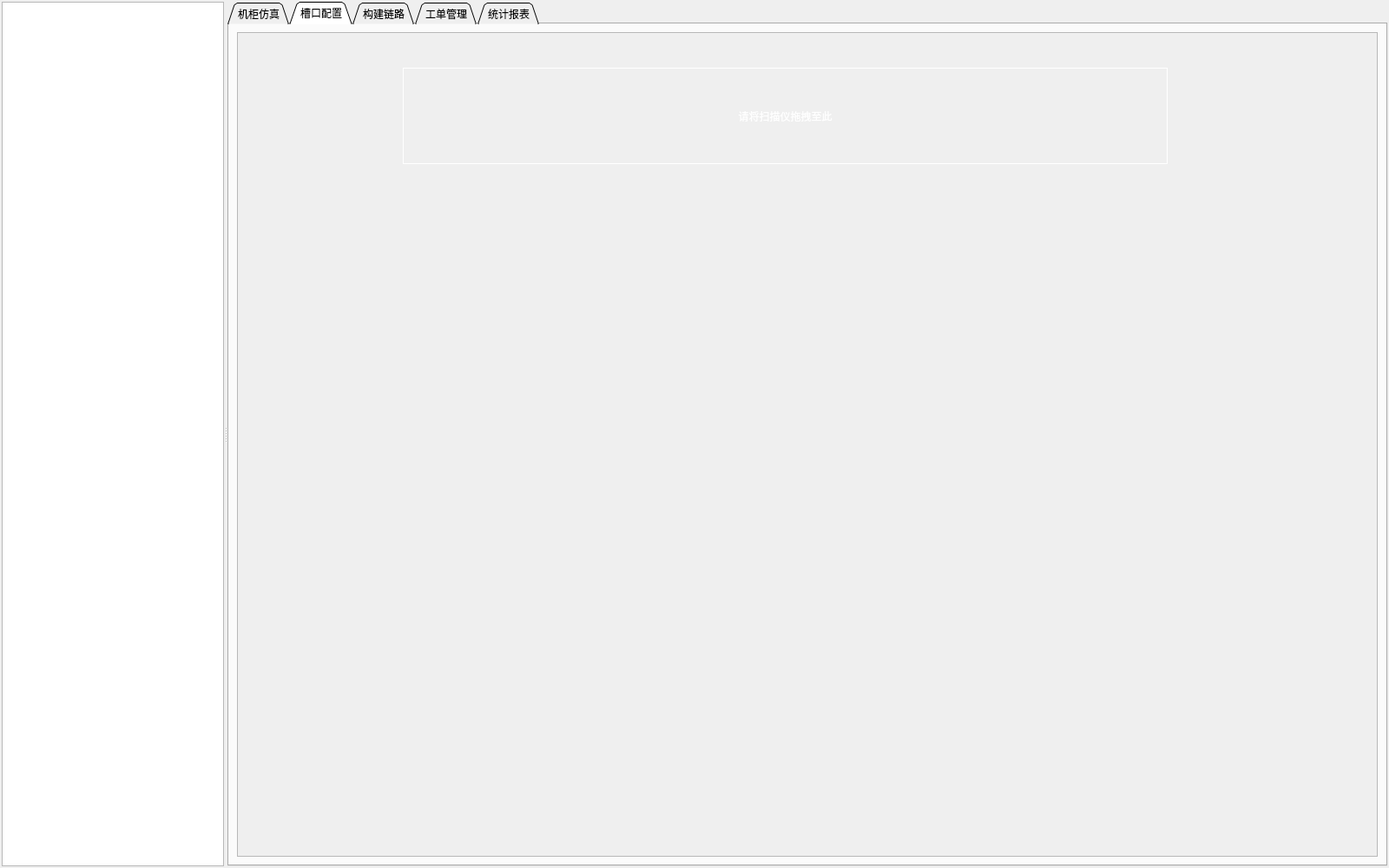
<?xml version="1.0" encoding="UTF-8"?>
<ui version="4.0">
 <class>device</class>
 <widget class="QWidget" name="device">
  <property name="geometry">
   <rect>
    <x>0</x>
    <y>0</y>
    <width>1600</width>
    <height>1000</height>
   </rect>
  </property>
  <property name="windowTitle">
   <string>Form</string>
  </property>
  <layout class="QGridLayout" name="gridLayout_4">
   <property name="leftMargin">
    <number>2</number>
   </property>
   <property name="topMargin">
    <number>2</number>
   </property>
   <property name="rightMargin">
    <number>2</number>
   </property>
   <property name="bottomMargin">
    <number>2</number>
   </property>
   <item row="0" column="0">
    <widget class="QSplitter" name="splitter">
     <property name="orientation">
      <enum>Qt::Horizontal</enum>
     </property>
     <widget class="QTreeViewMouseEvent" name="deviceTree">
      <property name="minimumSize">
       <size>
        <width>256</width>
        <height>996</height>
       </size>
      </property>
      <property name="contextMenuPolicy">
       <enum>Qt::CustomContextMenu</enum>
      </property>
      <property name="headerHidden">
       <bool>true</bool>
      </property>
     </widget>
     <widget class="QTabWidget" name="deviceTabWidget">
      <property name="sizePolicy">
       <sizepolicy hsizetype="Expanding" vsizetype="Expanding">
        <horstretch>1</horstretch>
        <verstretch>0</verstretch>
       </sizepolicy>
      </property>
      <property name="tabShape">
       <enum>QTabWidget::Triangular</enum>
      </property>
      <property name="currentIndex">
       <number>1</number>
      </property>
      <widget class="QWidget" name="chest">
       <attribute name="title">
        <string>机柜仿真</string>
       </attribute>
       <layout class="QGridLayout" name="gridLayout_6">
        <item row="0" column="0">
         <widget class="QScrollArea" name="chestArea">
          <property name="widgetResizable">
           <bool>true</bool>
          </property>
          <widget class="QWidget" name="scrollAreaWidgetContents_2">
           <property name="geometry">
            <rect>
             <x>0</x>
             <y>0</y>
             <width>1299</width>
             <height>943</height>
            </rect>
           </property>
          </widget>
         </widget>
        </item>
       </layout>
      </widget>
      <widget class="QWidget" name="port">
       <attribute name="title">
        <string>槽口配置</string>
       </attribute>
       <layout class="QGridLayout" name="gridLayout_7">
        <item row="0" column="0">
         <widget class="QScrollArea" name="portArea">
          <property name="widgetResizable">
           <bool>true</bool>
          </property>
          <widget class="QWidget" name="scrollAreaWidgetContents_3">
           <property name="geometry">
            <rect>
             <x>0</x>
             <y>0</y>
             <width>1299</width>
             <height>943</height>
            </rect>
           </property>
           <widget class="QLabel" name="scanFrameLabel">
            <property name="geometry">
             <rect>
              <x>190</x>
              <y>40</y>
              <width>881</width>
              <height>111</height>
             </rect>
            </property>
            <property name="styleSheet">
             <string notr="true">border: 1px solid rgb(255,255,255);
color: rgb(255, 255, 255);
font: 11pt &quot;Verdana&quot;;
</string>
            </property>
            <property name="text">
             <string>请将扫描仪拖拽至此</string>
            </property>
            <property name="alignment">
             <set>Qt::AlignCenter</set>
            </property>
           </widget>
          </widget>
         </widget>
        </item>
       </layout>
      </widget>
      <widget class="QWidget" name="setLink">
       <attribute name="title">
        <string>构建链路</string>
       </attribute>
       <layout class="QGridLayout" name="gridLayout_5">
        <item row="0" column="0">
         <widget class="QScrollArea" name="setLinkArea">
          <property name="verticalScrollBarPolicy">
           <enum>Qt::ScrollBarAlwaysOn</enum>
          </property>
          <property name="horizontalScrollBarPolicy">
           <enum>Qt::ScrollBarAsNeeded</enum>
          </property>
          <property name="widgetResizable">
           <bool>true</bool>
          </property>
          <widget class="QWidget" name="scrollAreaWidgetContents">
           <property name="geometry">
            <rect>
             <x>0</x>
             <y>0</y>
             <width>1273</width>
             <height>943</height>
            </rect>
           </property>
          </widget>
         </widget>
        </item>
       </layout>
      </widget>
      <widget class="QWidget" name="worksheet">
       <attribute name="title">
        <string>工单管理</string>
       </attribute>
       <layout class="QGridLayout" name="gridLayout_8">
        <item row="0" column="0">
         <layout class="QHBoxLayout" name="horizontalLayout_2">
          <item>
           <layout class="QVBoxLayout" name="verticalLayout_2">
            <item>
             <layout class="QVBoxLayout" name="verticalLayout">
              <item>
               <layout class="QHBoxLayout" name="horizontalLayout">
                <item>
                 <widget class="QDateTimeEdit" name="dateTimeEdit">
                  <property name="minimumSize">
                   <size>
                    <width>200</width>
                    <height>35</height>
                   </size>
                  </property>
                  <property name="font">
                   <font>
                    <family>Courier New</family>
                    <pointsize>11</pointsize>
                   </font>
                  </property>
                 </widget>
                </item>
                <item>
                 <spacer name="horizontalSpacer_3">
                  <property name="orientation">
                   <enum>Qt::Horizontal</enum>
                  </property>
                  <property name="sizeHint" stdset="0">
                   <size>
                    <width>40</width>
                    <height>20</height>
                   </size>
                  </property>
                 </spacer>
                </item>
                <item>
                 <widget class="QDateTimeEdit" name="dateTimeEdit_2">
                  <property name="minimumSize">
                   <size>
                    <width>200</width>
                    <height>35</height>
                   </size>
                  </property>
                  <property name="font">
                   <font>
                    <family>Courier New</family>
                    <pointsize>11</pointsize>
                   </font>
                  </property>
                 </widget>
                </item>
                <item>
                 <spacer name="horizontalSpacer_8">
                  <property name="orientation">
                   <enum>Qt::Horizontal</enum>
                  </property>
                  <property name="sizeHint" stdset="0">
                   <size>
                    <width>40</width>
                    <height>20</height>
                   </size>
                  </property>
                 </spacer>
                </item>
                <item>
                 <spacer name="horizontalSpacer_2">
                  <property name="orientation">
                   <enum>Qt::Horizontal</enum>
                  </property>
                  <property name="sizeHint" stdset="0">
                   <size>
                    <width>40</width>
                    <height>20</height>
                   </size>
                  </property>
                 </spacer>
                </item>
                <item>
                 <widget class="QPushButton" name="selectBtn">
                  <property name="minimumSize">
                   <size>
                    <width>150</width>
                    <height>40</height>
                   </size>
                  </property>
                  <property name="font">
                   <font>
                    <family>Courier New</family>
                    <pointsize>11</pointsize>
                   </font>
                  </property>
                  <property name="text">
                   <string>查询</string>
                  </property>
                 </widget>
                </item>
                <item>
                 <spacer name="horizontalSpacer">
                  <property name="orientation">
                   <enum>Qt::Horizontal</enum>
                  </property>
                  <property name="sizeHint" stdset="0">
                   <size>
                    <width>40</width>
                    <height>20</height>
                   </size>
                  </property>
                 </spacer>
                </item>
                <item>
                 <widget class="QPushButton" name="pushButton_2">
                  <property name="minimumSize">
                   <size>
                    <width>150</width>
                    <height>40</height>
                   </size>
                  </property>
                  <property name="font">
                   <font>
                    <family>Courier New</family>
                    <pointsize>11</pointsize>
                   </font>
                  </property>
                  <property name="text">
                   <string>清理</string>
                  </property>
                 </widget>
                </item>
                <item>
                 <spacer name="horizontalSpacer_11">
                  <property name="orientation">
                   <enum>Qt::Horizontal</enum>
                  </property>
                  <property name="sizeHint" stdset="0">
                   <size>
                    <width>40</width>
                    <height>20</height>
                   </size>
                  </property>
                 </spacer>
                </item>
                <item>
                 <widget class="QPushButton" name="pushButton">
                  <property name="minimumSize">
                   <size>
                    <width>150</width>
                    <height>40</height>
                   </size>
                  </property>
                  <property name="text">
                   <string>发送</string>
                  </property>
                 </widget>
                </item>
               </layout>
              </item>
              <item>
               <spacer name="verticalSpacer">
                <property name="orientation">
                 <enum>Qt::Vertical</enum>
                </property>
                <property name="sizeHint" stdset="0">
                 <size>
                  <width>20</width>
                  <height>40</height>
                 </size>
                </property>
               </spacer>
              </item>
              <item>
               <widget class="QTableWidget" name="tableWidget">
                <property name="minimumSize">
                 <size>
                  <width>1250</width>
                  <height>850</height>
                 </size>
                </property>
                <property name="rowCount">
                 <number>100</number>
                </property>
                <property name="columnCount">
                 <number>3</number>
                </property>
                <attribute name="horizontalHeaderCascadingSectionResizes">
                 <bool>false</bool>
                </attribute>
                <attribute name="horizontalHeaderDefaultSectionSize">
                 <number>400</number>
                </attribute>
                <attribute name="horizontalHeaderShowSortIndicator" stdset="0">
                 <bool>false</bool>
                </attribute>
                <attribute name="horizontalHeaderStretchLastSection">
                 <bool>true</bool>
                </attribute>
                <attribute name="verticalHeaderStretchLastSection">
                 <bool>false</bool>
                </attribute>
                <row/>
                <row/>
                <row/>
                <row/>
                <row/>
                <row/>
                <row/>
                <row/>
                <row/>
                <row/>
                <row/>
                <row/>
                <row/>
                <row/>
                <row/>
                <row/>
                <row/>
                <row/>
                <row/>
                <row/>
                <row/>
                <row/>
                <row/>
                <row/>
                <row/>
                <row/>
                <row/>
                <row/>
                <row/>
                <row/>
                <row/>
                <row/>
                <row/>
                <row/>
                <row/>
                <row/>
                <row/>
                <row/>
                <row/>
                <row/>
                <row/>
                <row/>
                <row/>
                <row/>
                <row/>
                <row/>
                <row/>
                <row/>
                <row/>
                <row/>
                <row/>
                <row/>
                <row/>
                <row/>
                <row/>
                <row/>
                <row/>
                <row/>
                <row/>
                <row/>
                <row/>
                <row/>
                <row/>
                <row/>
                <row/>
                <row/>
                <row/>
                <row/>
                <row/>
                <row/>
                <row/>
                <row/>
                <row/>
                <row/>
                <row/>
                <row/>
                <row/>
                <row/>
                <row/>
                <row/>
                <row/>
                <row/>
                <row/>
                <row/>
                <row/>
                <row/>
                <row/>
                <row/>
                <row/>
                <row/>
                <row/>
                <row/>
                <row/>
                <row/>
                <row/>
                <row/>
                <row/>
                <row/>
                <row/>
                <row/>
                <column/>
                <column/>
                <column/>
               </widget>
              </item>
             </layout>
            </item>
            <item>
             <spacer name="verticalSpacer_2">
              <property name="orientation">
               <enum>Qt::Vertical</enum>
              </property>
              <property name="sizeHint" stdset="0">
               <size>
                <width>20</width>
                <height>40</height>
               </size>
              </property>
             </spacer>
            </item>
           </layout>
          </item>
          <item>
           <spacer name="horizontalSpacer_5">
            <property name="orientation">
             <enum>Qt::Horizontal</enum>
            </property>
            <property name="sizeHint" stdset="0">
             <size>
              <width>40</width>
              <height>20</height>
             </size>
            </property>
           </spacer>
          </item>
         </layout>
        </item>
       </layout>
      </widget>
      <widget class="QWidget" name="count">
       <attribute name="title">
        <string>统计报表</string>
       </attribute>
       <layout class="QHBoxLayout" name="horizontalLayout_4">
        <item>
         <layout class="QVBoxLayout" name="verticalLayout_3">
          <item>
           <spacer name="verticalSpacer_5">
            <property name="orientation">
             <enum>Qt::Vertical</enum>
            </property>
            <property name="sizeHint" stdset="0">
             <size>
              <width>20</width>
              <height>40</height>
             </size>
            </property>
           </spacer>
          </item>
          <item>
           <layout class="QHBoxLayout" name="horizontalLayout_3">
            <item>
             <spacer name="horizontalSpacer_7">
              <property name="orientation">
               <enum>Qt::Horizontal</enum>
              </property>
              <property name="sizeHint" stdset="0">
               <size>
                <width>40</width>
                <height>20</height>
               </size>
              </property>
             </spacer>
            </item>
            <item>
             <layout class="QGridLayout" name="gridLayout_3" rowstretch="0">
              <property name="leftMargin">
               <number>9</number>
              </property>
              <property name="topMargin">
               <number>9</number>
              </property>
              <property name="rightMargin">
               <number>9</number>
              </property>
              <property name="bottomMargin">
               <number>9</number>
              </property>
              <item row="0" column="0">
               <layout class="QGridLayout" name="gridLayout">
                <item row="0" column="0">
                 <widget class="QLabel" name="label_4">
                  <property name="sizePolicy">
                   <sizepolicy hsizetype="Preferred" vsizetype="Preferred">
                    <horstretch>0</horstretch>
                    <verstretch>0</verstretch>
                   </sizepolicy>
                  </property>
                  <property name="minimumSize">
                   <size>
                    <width>80</width>
                    <height>20</height>
                   </size>
                  </property>
                  <property name="styleSheet">
                   <string notr="true">color:rgb(255, 255, 255);
font: 10pt &quot;Algerian&quot;;</string>
                  </property>
                  <property name="text">
                   <string>扫描仪数量：</string>
                  </property>
                 </widget>
                </item>
                <item row="1" column="0">
                 <widget class="QLabel" name="label_5">
                  <property name="minimumSize">
                   <size>
                    <width>80</width>
                    <height>20</height>
                   </size>
                  </property>
                  <property name="styleSheet">
                   <string notr="true">color:rgb(255, 255, 255);
font: 10pt &quot;Algerian&quot;;</string>
                  </property>
                  <property name="text">
                   <string>电子配线架数量：</string>
                  </property>
                 </widget>
                </item>
                <item row="2" column="0">
                 <widget class="QLabel" name="label_6">
                  <property name="minimumSize">
                   <size>
                    <width>80</width>
                    <height>20</height>
                   </size>
                  </property>
                  <property name="styleSheet">
                   <string notr="true">color:rgb(255, 255, 255);
font: 10pt &quot;Algerian&quot;;</string>
                  </property>
                  <property name="text">
                   <string>交换机数量：</string>
                  </property>
                 </widget>
                </item>
                <item row="3" column="0">
                 <widget class="QLabel" name="label_7">
                  <property name="minimumSize">
                   <size>
                    <width>80</width>
                    <height>20</height>
                   </size>
                  </property>
                  <property name="styleSheet">
                   <string notr="true">color:rgb(255, 255, 255);
font: 10pt &quot;Algerian&quot;;</string>
                  </property>
                  <property name="text">
                   <string>机柜数量：</string>
                  </property>
                 </widget>
                </item>
                <item row="4" column="0">
                 <widget class="QLabel" name="label_8">
                  <property name="minimumSize">
                   <size>
                    <width>80</width>
                    <height>20</height>
                   </size>
                  </property>
                  <property name="styleSheet">
                   <string notr="true">color:rgb(255, 255, 255);
font: 10pt &quot;Algerian&quot;;</string>
                  </property>
                  <property name="text">
                   <string>管理端口数量：</string>
                  </property>
                 </widget>
                </item>
               </layout>
              </item>
              <item row="0" column="1">
               <layout class="QGridLayout" name="gridLayout_2">
                <item row="0" column="0">
                 <widget class="QLabel" name="scanNumber">
                  <property name="minimumSize">
                   <size>
                    <width>80</width>
                    <height>20</height>
                   </size>
                  </property>
                  <property name="styleSheet">
                   <string notr="true">color:rgb(255, 255, 255);
font: 10pt &quot;Algerian&quot;;</string>
                  </property>
                  <property name="text">
                   <string>scanNumber</string>
                  </property>
                 </widget>
                </item>
                <item row="1" column="0">
                 <widget class="QLabel" name="peiNumber">
                  <property name="minimumSize">
                   <size>
                    <width>80</width>
                    <height>20</height>
                   </size>
                  </property>
                  <property name="styleSheet">
                   <string notr="true">color:rgb(255, 255, 255);
font: 10pt &quot;Algerian&quot;;</string>
                  </property>
                  <property name="text">
                   <string>peiNumber</string>
                  </property>
                 </widget>
                </item>
                <item row="2" column="0">
                 <widget class="QLabel" name="switchNumber">
                  <property name="minimumSize">
                   <size>
                    <width>80</width>
                    <height>20</height>
                   </size>
                  </property>
                  <property name="styleSheet">
                   <string notr="true">color:rgb(255, 255, 255);
font: 10pt &quot;Algerian&quot;;</string>
                  </property>
                  <property name="text">
                   <string>switchNumber</string>
                  </property>
                 </widget>
                </item>
                <item row="3" column="0">
                 <widget class="QLabel" name="chestNumber">
                  <property name="minimumSize">
                   <size>
                    <width>80</width>
                    <height>20</height>
                   </size>
                  </property>
                  <property name="styleSheet">
                   <string notr="true">color:rgb(255, 255, 255);
font: 10pt &quot;Algerian&quot;;</string>
                  </property>
                  <property name="text">
                   <string>chestNumber</string>
                  </property>
                 </widget>
                </item>
                <item row="4" column="0">
                 <widget class="QLabel" name="portNumber">
                  <property name="minimumSize">
                   <size>
                    <width>80</width>
                    <height>20</height>
                   </size>
                  </property>
                  <property name="styleSheet">
                   <string notr="true">color:rgb(255, 255, 255);
font: 10pt &quot;Algerian&quot;;</string>
                  </property>
                  <property name="text">
                   <string>portNumber</string>
                  </property>
                 </widget>
                </item>
               </layout>
              </item>
             </layout>
            </item>
            <item>
             <spacer name="horizontalSpacer_9">
              <property name="orientation">
               <enum>Qt::Horizontal</enum>
              </property>
              <property name="sizeHint" stdset="0">
               <size>
                <width>40</width>
                <height>20</height>
               </size>
              </property>
             </spacer>
            </item>
            <item>
             <spacer name="horizontalSpacer_10">
              <property name="orientation">
               <enum>Qt::Horizontal</enum>
              </property>
              <property name="sizeHint" stdset="0">
               <size>
                <width>40</width>
                <height>20</height>
               </size>
              </property>
             </spacer>
            </item>
            <item>
             <spacer name="horizontalSpacer_6">
              <property name="orientation">
               <enum>Qt::Horizontal</enum>
              </property>
              <property name="sizeHint" stdset="0">
               <size>
                <width>40</width>
                <height>20</height>
               </size>
              </property>
             </spacer>
            </item>
           </layout>
          </item>
          <item>
           <spacer name="verticalSpacer_7">
            <property name="orientation">
             <enum>Qt::Vertical</enum>
            </property>
            <property name="sizeHint" stdset="0">
             <size>
              <width>20</width>
              <height>40</height>
             </size>
            </property>
           </spacer>
          </item>
          <item>
           <spacer name="verticalSpacer_6">
            <property name="orientation">
             <enum>Qt::Vertical</enum>
            </property>
            <property name="sizeHint" stdset="0">
             <size>
              <width>20</width>
              <height>40</height>
             </size>
            </property>
           </spacer>
          </item>
          <item>
           <spacer name="verticalSpacer_4">
            <property name="orientation">
             <enum>Qt::Vertical</enum>
            </property>
            <property name="sizeHint" stdset="0">
             <size>
              <width>20</width>
              <height>40</height>
             </size>
            </property>
           </spacer>
          </item>
         </layout>
        </item>
       </layout>
      </widget>
     </widget>
    </widget>
   </item>
  </layout>
 </widget>
 <customwidgets>
  <customwidget>
   <class>QTreeViewMouseEvent</class>
   <extends>QTreeView</extends>
   <header>qtreeviewmouseevent.h</header>
  </customwidget>
 </customwidgets>
 <resources/>
 <connections/>
</ui>
